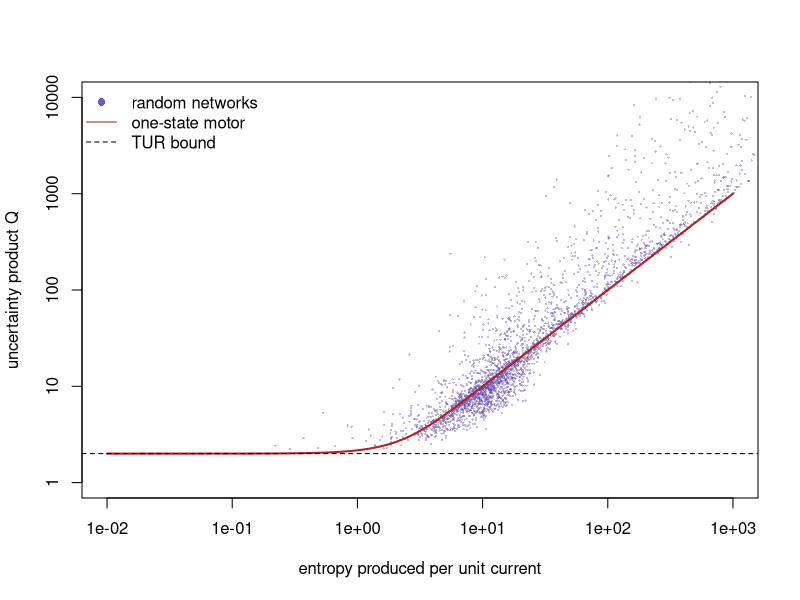

Source code (R):
# Thermodynamic uncertainty relation: Q = Var(J) * sigma / <J>^2 (in kB) for random four-state networks,
# from the scaled cumulant generating function (largest eigenvalue of the tilted generator),
# compared with the one-state motor x coth(x/2) and the bound Q = 2.
set.seed(0)
n <- 4
edges <- t(combn(n, 2))
scgf <- function(W, d, s) {
  Ls <- W * exp(s * d)
  diag(Ls) <- -colSums(W)
  max(Re(eigen(Ls, only.values = TRUE)$values))
}
stationary <- function(W) {
  L <- W; diag(L) <- -colSums(W)
  A <- rbind(L, rep(1, n))
  qr.solve(A, c(rep(0, n), 1))
}
res <- t(replicate(3000, {
  W <- matrix(0, n, n)
  for (k in seq_len(nrow(edges))) {
    i <- edges[k, 1]; j <- edges[k, 2]
    W[j, i] <- 10^runif(1, -2, 2); W[i, j] <- 10^runif(1, -2, 2)
  }
  d <- matrix(0, n, n); d[2, 1] <- 1; d[1, 2] <- -1   # net jumps 1 -> 2
  h <- 1e-3
  lp <- scgf(W, d, h); lm <- scgf(W, d, -h)
  m <- (lp - lm) / (2 * h); v <- (lp + lm) / h^2
  p <- stationary(W)
  sig <- 0
  for (k in seq_len(nrow(edges))) {
    i <- edges[k, 1]; j <- edges[k, 2]
    a <- W[j, i] * p[i]; b <- W[i, j] * p[j]
    sig <- sig + (a - b) * log(a / b)
  }
  c(x = sig / abs(m), Q = v * sig / m^2)
}))
res <- res[is.finite(res[, "Q"]) & res[, "x"] > 0, ]
cat("minimum Q over random networks:", min(res[, "Q"]), "\n")
plot(res[, "x"], res[, "Q"], log = "xy", pch = 16, cex = 0.3, col = rgb(0.4, 0.3, 0.7, 0.4),
     xlim = c(1e-2, 1e3), ylim = c(1, 1e4),
     xlab = "entropy produced per unit current", ylab = "uncertainty product Q")
x <- 10^seq(-2, 3, length.out = 300)
lines(x, x / tanh(x / 2), col = "firebrick", lwd = 2)
abline(h = 2, lty = 2)
legend("topleft", c("random networks", "one-state motor", "TUR bound"),
       pch = c(16, NA, NA), lty = c(NA, 1, 2), col = c("slateblue", "firebrick", "black"), bty = "n")
